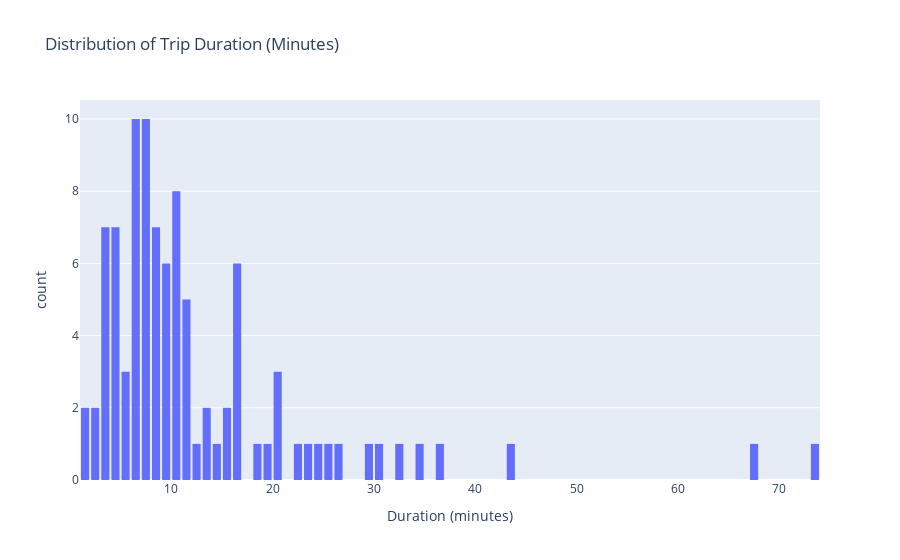

Here is the notebook cell this chart was saved with:
### Code cell
fig5 = px.histogram(
    df_modified,
    x="duration_min",
    nbins=100,
    title="Distribution of Trip Duration (Minutes)",
    labels={"duration_min": "Duration (minutes)"}
)
fig5.update_layout(bargap=0.2)

### Figure 1 — Plotly figure (JSON) as saved in the notebook; plotly's stock layout.template omitted (floating-point values rounded to 4 significant figures)
{"data": [{"alignmentgroup": "True", "bingroup": "x", "hovertemplate": "Duration (minutes)=%{x}<br>count=%{y}<extra></extra>", "legendgroup": "", "marker": {"color": "#636efa", "pattern": {"shape": ""}}, "name": "", "nbinsx": 100, "offsetgroup": "", "orientation": "v", "showlegend": false, "x": [2.6, 8.45, 3.667, 2.583, 7.7, 16.1, 13.27, 7.517, 6.033, 12.42, 7.067, 8.967, 6.45, 9.233, 4.117, 4.6, 3.567, 7.4, 6.017, 26.22, 8.117, 73.97, 22.25, 1.833, 3.35, 10.13, 20.22, 11.33, 1.15, 6.017, 3.883, 15.33, 9.5, 9.817, 16.38, 3.283, 3.85, 9.5, 4.733, 10.9, 8.567, 15.05, 3.9, 67.6, 4.95, 8.567, 10.37, 10.18, 8.95, 9.6, 4.067, 18.8, 7.783, 16.03, 32.8, 7.5, 36.25, 10.15, 6.85, 5.4, 10.17, 16.12, 9.4, 5.533, 11.78, 7.383, 43.73, 34.28, 24.13, 6.05, 25.73, 7.383, 29.38, 30.67, 4.55, 8.0, 13.15, 7.6, 19.57, 11.83, 6.75, 5.033, 11.27, 16.32, 23.6, 16.3, 10.25, 20.87, 20.03, 14.52, 10.12, 6.367, 6.017, 6.217, 4.117, 11.87, 7.733], "xaxis": "x", "yaxis": "y", "type": "histogram"}], "layout": {"xaxis": {"anchor": "y", "domain": [0.0, 1.0], "title": {"text": "Duration (minutes)"}}, "yaxis": {"anchor": "x", "domain": [0.0, 1.0], "title": {"text": "count"}}, "legend": {"tracegroupgap": 0}, "title": {"text": "Distribution of Trip Duration (Minutes)"}, "barmode": "relative", "bargap": 0.2}}
